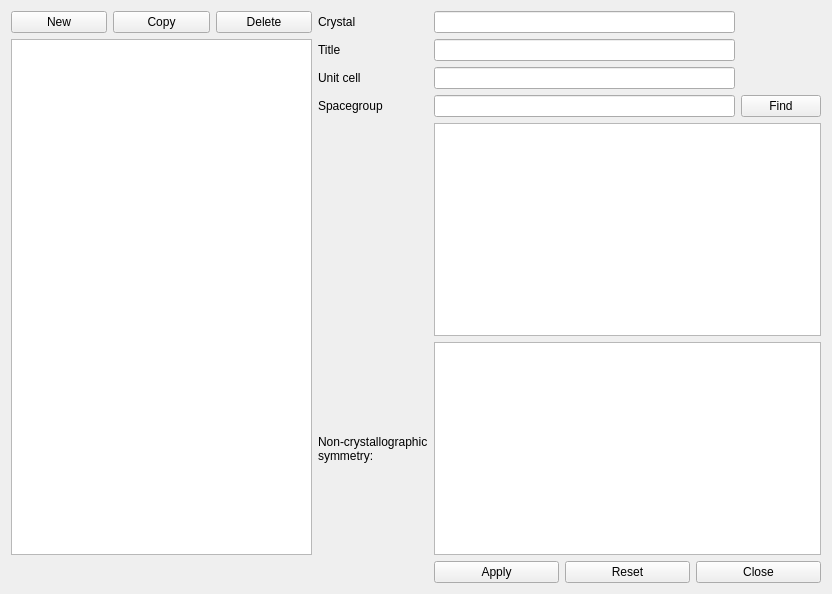
<ui version="4.0" >
 <class>ManageCrystals</class>
 <widget class="QDialog" name="ManageCrystals" >
  <property name="geometry" >
   <rect>
    <x>0</x>
    <y>0</y>
    <width>832</width>
    <height>594</height>
   </rect>
  </property>
  <property name="windowTitle" >
   <string>Manage Crystals</string>
  </property>
  <layout class="QGridLayout" name="gridLayout" >
   <item row="0" column="0" >
    <layout class="QHBoxLayout" name="horizontalLayout" >
     <item>
      <widget class="QPushButton" name="newCrystalButton" >
       <property name="text" >
        <string>New</string>
       </property>
       <property name="autoDefault" >
        <bool>false</bool>
       </property>
      </widget>
     </item>
     <item>
      <widget class="QPushButton" name="copyCrystalButton" >
       <property name="text" >
        <string>Copy</string>
       </property>
       <property name="autoDefault" >
        <bool>false</bool>
       </property>
      </widget>
     </item>
     <item>
      <widget class="QPushButton" name="deleteCrystalButton" >
       <property name="text" >
        <string>Delete</string>
       </property>
       <property name="autoDefault" >
        <bool>false</bool>
       </property>
      </widget>
     </item>
    </layout>
   </item>
   <item row="0" column="1" >
    <widget class="QLabel" name="label" >
     <property name="text" >
      <string>Crystal</string>
     </property>
    </widget>
   </item>
   <item row="0" column="2" >
    <widget class="QLineEdit" name="crystalName" />
   </item>
   <item rowspan="5" row="1" column="0" >
    <widget class="QListWidget" name="crystalListBox" />
   </item>
   <item row="1" column="1" >
    <widget class="QLabel" name="label_2" >
     <property name="text" >
      <string>Title</string>
     </property>
    </widget>
   </item>
   <item row="1" column="2" >
    <widget class="QLineEdit" name="title" />
   </item>
   <item row="2" column="1" >
    <widget class="QLabel" name="label_3" >
     <property name="text" >
      <string>Unit cell</string>
     </property>
    </widget>
   </item>
   <item row="2" column="2" >
    <widget class="QLineEdit" name="unitCell" />
   </item>
   <item row="3" column="1" >
    <widget class="QLabel" name="label_4" >
     <property name="text" >
      <string>Spacegroup</string>
     </property>
    </widget>
   </item>
   <item row="3" column="2" >
    <widget class="QLineEdit" name="spaceGroup" />
   </item>
   <item row="3" column="3" >
    <widget class="QPushButton" name="findSpaceGroupButton" >
     <property name="text" >
      <string>Find</string>
     </property>
     <property name="autoDefault" >
      <bool>false</bool>
     </property>
    </widget>
   </item>
   <item row="4" column="2" colspan="2" >
    <widget class="QTextEdit" name="symmOps" >
     <property name="readOnly" >
      <bool>true</bool>
     </property>
    </widget>
   </item>
   <item row="5" column="1" >
    <widget class="QLabel" name="label_5" >
     <property name="text" >
      <string>Non-crystallographic
symmetry:</string>
     </property>
    </widget>
   </item>
   <item row="5" column="2" colspan="2" >
    <widget class="QTextEdit" name="ncsOps" />
   </item>
   <item row="6" column="2" colspan="2" >
    <layout class="QHBoxLayout" name="horizontalLayout_2" >
     <item>
      <widget class="QPushButton" name="applyButton" >
       <property name="text" >
        <string>Apply</string>
       </property>
       <property name="autoDefault" >
        <bool>false</bool>
       </property>
      </widget>
     </item>
     <item>
      <widget class="QPushButton" name="resetButton" >
       <property name="text" >
        <string>Reset</string>
       </property>
       <property name="autoDefault" >
        <bool>false</bool>
       </property>
      </widget>
     </item>
     <item>
      <widget class="QPushButton" name="closeButton" >
       <property name="text" >
        <string>Close</string>
       </property>
       <property name="autoDefault" >
        <bool>false</bool>
       </property>
      </widget>
     </item>
    </layout>
   </item>
  </layout>
 </widget>
 <resources/>
 <connections>
  <connection>
   <sender>closeButton</sender>
   <signal>clicked()</signal>
   <receiver>ManageCrystals</receiver>
   <slot>reject()</slot>
   <hints>
    <hint type="sourcelabel" >
     <x>755</x>
     <y>567</y>
    </hint>
    <hint type="destinationlabel" >
     <x>359</x>
     <y>305</y>
    </hint>
   </hints>
  </connection>
  <connection>
   <sender>applyButton</sender>
   <signal>clicked()</signal>
   <receiver>ManageCrystals</receiver>
   <slot>accept()</slot>
   <hints>
    <hint type="sourcelabel" >
     <x>519</x>
     <y>560</y>
    </hint>
    <hint type="destinationlabel" >
     <x>378</x>
     <y>236</y>
    </hint>
   </hints>
  </connection>
  <connection>
   <sender>spaceGroup</sender>
   <signal>returnPressed()</signal>
   <receiver>findSpaceGroupButton</receiver>
   <slot>click()</slot>
   <hints>
    <hint type="sourcelabel" >
     <x>703</x>
     <y>132</y>
    </hint>
    <hint type="destinationlabel" >
     <x>784</x>
     <y>137</y>
    </hint>
   </hints>
  </connection>
 </connections>
</ui>
